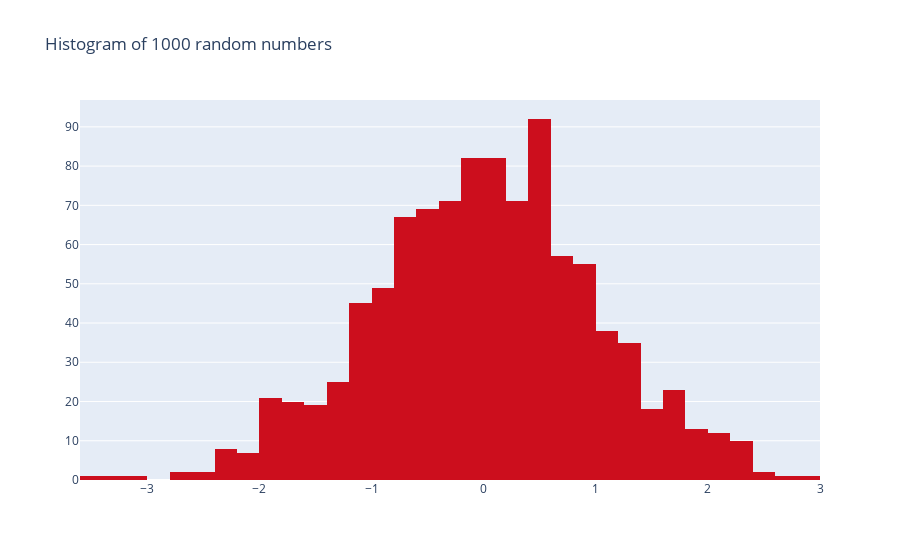

Source (notebook cell):
### Markdown cell above
- 1 numeric variable

### Code cell
n = 1000
x = np.random.randn(n)
data = [go.Histogram(x=x,
       marker=dict(
        color='#CC0E1D',# Lava (#CC0E1D)
#         color = 'rgb(200,0,0)'   # you can provide color in HEX format or rgb format, genrally programmers prefer HEX format as it is a single string value and easy to pass as a variable
    ))]
layout = go.Layout(title = "Histogram of {} random numbers".format(n))
fig = go.Figure(data= data, layout=layout)
iplot(fig)

### Figure 1 — Plotly figure (JSON) as saved in the notebook; plotly's stock layout.template omitted (floating-point values rounded to 4 significant figures; data arrays with more than 128 entries replaced by an {"elided": "..."} marker saying what was removed)
{"data": [{"marker": {"color": "#CC0E1D"}, "type": "histogram", "x": {"elided": "1000 float values"}}], "layout": {"title": {"text": "Histogram of 1000 random numbers"}}}
